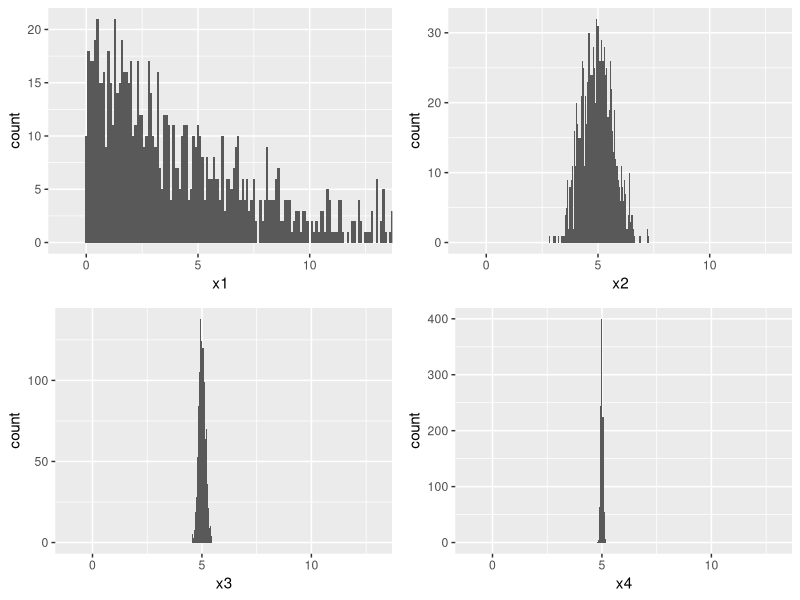
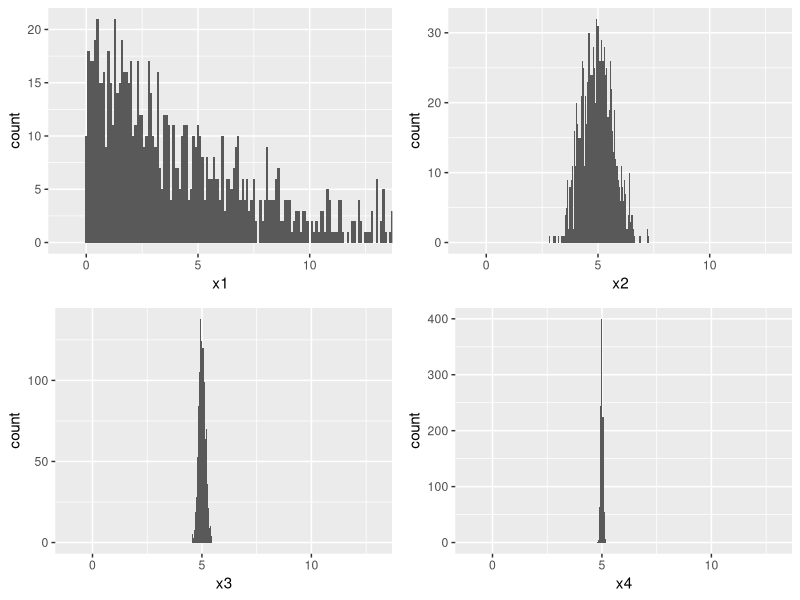

These charts were generated, in order, by the following R code:
## ---- chunk 1
x1 = rexp(1000, rate = 1 / 5)
x2 = apply(matrix(rexp(1000*50, rate = 1 / 5), nrow = 50), MARGIN = 2, FUN = mean)
x3 = apply(matrix(rexp(1000*1000, rate = 1 / 5), nrow = 1000), MARGIN = 2, FUN = mean)
x4 = apply(matrix(rexp(1000*10000, rate = 1 / 5), nrow = 10000), MARGIN = 2, FUN = mean)
mean(x1)
mean(x2)
mean(x4)
## ---- chunk 2
suppressMessages(library(ggplot2))
suppressMessages(library(gridExtra))
g1 = ggplot() + geom_histogram(aes(x = x1), binwidth = 0.1) + coord_cartesian(xlim = c(-1, 13))
g2 = ggplot() + geom_histogram(aes(x = x2), binwidth = 0.05) + coord_cartesian(xlim = c(-1, 13))
g3 = ggplot() + geom_histogram(aes(x = x3), binwidth = 0.05) + coord_cartesian(xlim = c(-1, 13))
g4 = ggplot() + geom_histogram(aes(x = x4), binwidth = 0.05) + coord_cartesian(xlim = c(-1, 13))
g = grid.arrange(g1, g2, g3, g4, ncol = 2)
## ---- chunk 3
plot(g)
